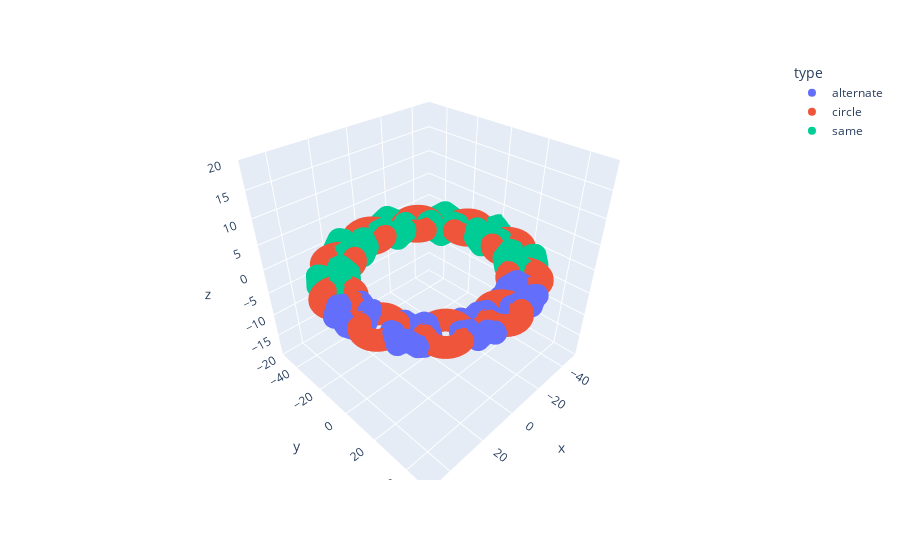

The notebook cell saved with this chart:
### Markdown cell above
### Visualizing the systems
This can be done using plotly. In the figures below, "alternate" means "twist_inducing" (+2 or -2 ring depending on how the normals are picked), "circle" a planar circle and "same" a distorted ring which does not induce twist (0 ring).

### Code cell
px.scatter_3d(systems['cat_M20n48Lk0.400'].data,x='x',y='y',z='z',color='type',range_z=[-20,20])

### Figure 1 — Plotly figure (JSON) as saved in the notebook; plotly's stock layout.template omitted (floating-point values rounded to 4 significant figures; data arrays with more than 128 entries replaced by an {"elided": "..."} marker saying what was removed)
{"data": [{"hovertemplate": "type=alternate<br>x=%{x}<br>y=%{y}<br>z=%{z}<extra></extra>", "legendgroup": "alternate", "marker": {"color": "#636efa", "symbol": "circle"}, "mode": "markers", "name": "alternate", "scene": "scene", "showlegend": true, "type": "scatter3d", "x": {"elided": "192 float values"}, "y": {"elided": "192 float values"}, "z": {"elided": "192 float values"}}, {"hovertemplate": "type=circle<br>x=%{x}<br>y=%{y}<br>z=%{z}<extra></extra>", "legendgroup": "circle", "marker": {"color": "#EF553B", "symbol": "circle"}, "mode": "markers", "name": "circle", "scene": "scene", "showlegend": true, "type": "scatter3d", "x": {"elided": "480 float values"}, "y": {"elided": "480 float values"}, "z": {"elided": "480 int values"}}, {"hovertemplate": "type=same<br>x=%{x}<br>y=%{y}<br>z=%{z}<extra></extra>", "legendgroup": "same", "marker": {"color": "#00cc96", "symbol": "circle"}, "mode": "markers", "name": "same", "scene": "scene", "showlegend": true, "type": "scatter3d", "x": {"elided": "288 float values"}, "y": {"elided": "288 float values"}, "z": {"elided": "288 float values"}}], "layout": {"legend": {"title": {"text": "type"}, "tracegroupgap": 0}, "margin": {"t": 60}, "scene": {"domain": {"x": [0, 1], "y": [0, 1]}, "xaxis": {"title": {"text": "x"}}, "yaxis": {"title": {"text": "y"}}, "zaxis": {"range": [-20, 20], "title": {"text": "z"}}}}}
